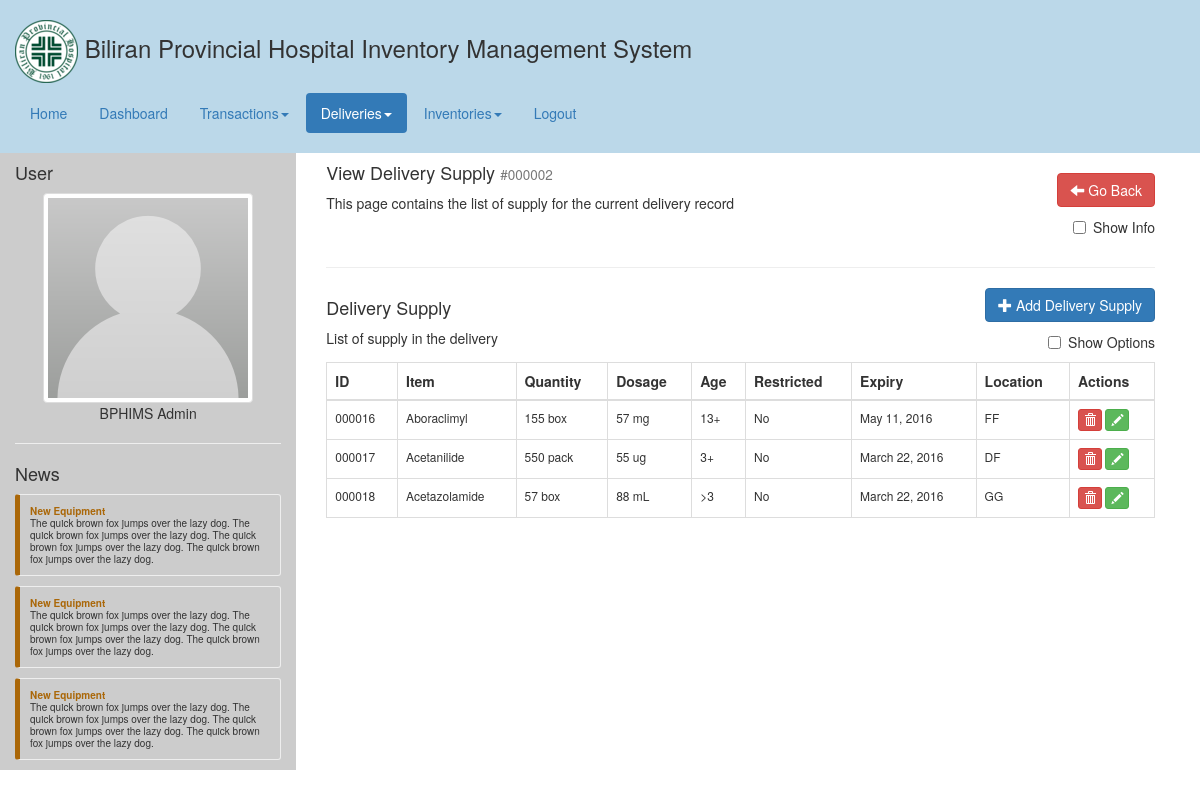
Before: /deliveries_supply.php?delivery_id=2 with the older database file.
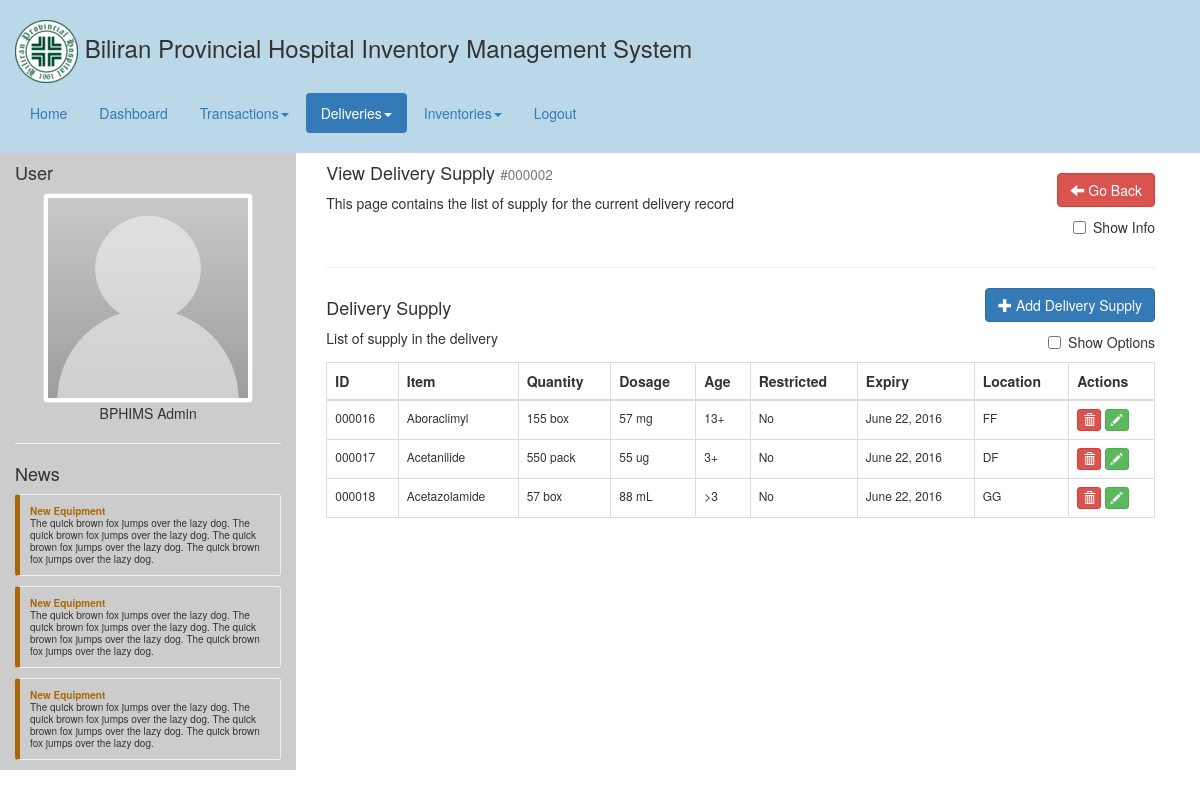
After: the same page with the newer database file.
### tables this page shows
CREATE TABLE `delivery_supply` (
  `delivery_supply_id` int(10) UNSIGNED NOT NULL,
  `delivery_id` int(11) NOT NULL,
  `item_id` int(11) NOT NULL,
  `batch_code` varchar(255) NOT NULL,
  `dispense` int(11) NOT NULL DEFAULT '0',
  `quantity` int(11) NOT NULL,
  `unit_id` int(11) NOT NULL,
  `dosage` int(11) NOT NULL,
  `dosage_unit_id` int(11) NOT NULL,
  `age` varchar(255) NOT NULL,
  `brand` varchar(255) NOT NULL,
  `is_restricted` tinyint(1) NOT NULL DEFAULT '0',
  `expiry` timestamp NOT NULL DEFAULT CURRENT_TIMESTAMP,
  `location` varchar(255) NOT NULL,
  `is_deleted` tinyint(1) NOT NULL DEFAULT '0'
);

CREATE TABLE `item` (
  `item_id` int(10) UNSIGNED NOT NULL,
  `category_id` int(11) NOT NULL,
  `name` varchar(255) NOT NULL,
  `code` varchar(255) NOT NULL,
  `description` text NOT NULL,
  `critical_level` int(11) NOT NULL,
  `created` timestamp NOT NULL DEFAULT CURRENT_TIMESTAMP,
  `updated` timestamp NOT NULL DEFAULT CURRENT_TIMESTAMP ON UPDATE CURRENT_TIMESTAMP,
  `is_deleted` tinyint(1) NOT NULL DEFAULT '0'
);

CREATE TABLE `unit` (
  `unit_id` int(10) UNSIGNED NOT NULL,
  `unit` varchar(255) NOT NULL,
  `name` varchar(255) NOT NULL,
  `type` int(11) NOT NULL DEFAULT '1',
  `description` text NOT NULL
);

### php/helper.php (called while the page is built, shortened)
<?php
class Helper {
	public static function getListFromResultQuery($result) {
		$lists = array();
		while($d = mysql_fetch_assoc($result)){
			array_push($lists,$d);
		}
		return $lists;
	}
	public static function formatDate($date) {
		return date('F j, Y',strtotime($date));
	}
	public static function formatID($id) {
		return str_pad($id, 6, '0', STR_PAD_LEFT);
	}
}
?>

### php/bphims_api.php (called while the page is built, shortened)
<?php
class BPHIMS {
	public static function getDeliverySupply($id) {
		$db = Helper::openDB();
		$sql = "
			SELECT
				ds.*,
				i.name AS item_name,
				u.unit,
				d.unit AS dosage_unit
			FROM
				`delivery_supply` ds
			LEFT JOIN `item` i ON i.item_id=ds.item_id
			LEFT JOIN `unit` u ON u.unit_id=ds.unit_id
			LEFT JOIN `unit` d ON d.unit_id=ds.dosage_unit_id
			WHERE
				ds.delivery_id=".$id." AND
				ds.is_deleted=0
			";
		$query = mysql_query($sql,$db);
		$result = Helper::getListFromResultQuery($query);
		return $result;
	}
}
?>

### deliveries_supply.php (the view, shortened to what this page needs)
<?php
	include("header.php");
	$id = $_GET['delivery_id'];
	$supplyList = BPHIMS::getDeliverySupply($id);
?>
<div class="common-body">
	<div class="col-md-12">
		<div class="pull-left">
			<h4>View Delivery Supply <small>#<?php echo Helper::formatID($id); ?></small></h4>
			<p>This page contains the list of supply for the current delivery record</p>
		</div>
		<div class="pull-right">
			<br/>
			<a class="btn btn-danger" href="deliveries_update.php?delivery_id=<?php echo $id; ?>"><i class="glyphicon glyphicon-arrow-left"></i> Go Back</a>
			<br/>
			<div class="checkbox pull-right">
				<label><input type="checkbox" id="delivery-option" value="delivery_information"> Show Info</label>
			</div>
		</div>
		<div class="clearfix"></div>
		<hr/>
		<div class="pull-left">
			<h4>Delivery Supply</h4>
			<p>List of supply in the delivery</p>
		</div>
		<div class="pull-right">
			<a class="btn btn-primary" href="deliveries_supply_add.php?delivery_id=<?php echo $id; ?>"><i class="glyphicon glyphicon-plus"></i> Add Delivery Supply</a>
			<br/>
			<div class="checkbox pull-right">
				<label><input type="checkbox" id="delivery-supply-option" value="delivery-supply-information"> Show Options</label>
			</div>
		</div>
		<div class="clearfix"></div>
		<div id="delivery_supply">
				<table class="table-common table table-bordered">
				<thead>
					<th class="td1">ID</th>
					<th class="td2">Item</th>
					<th class="td5">Quantity</th>
					<th class="td6">Dosage</th>
					<th class="td7">Age</th>
					<th class="td9">Restricted</th>
					<th class="td10">Expiry</th>
					<th class="td11">Location</th>
					<th>Actions</th>
				</thead>
				<tbody>
					<?php
						foreach($supplyList as $supply) {
							$dataDeleteName = '#'.Helper::formatID($supply['delivery_supply_id']).' - '.$supply['item_name'];
							echo '
								<tr">
									<td class="td1">'.Helper::formatID($supply['delivery_supply_id']).'</td>
									<td class="td2">'.$supply['item_name'].'</td>
									<td class="td3 hidden">'.$supply['batch_code'].'</td>
									<td class="td4 hidden">'.$supply['dispense'].'</td>
									<td class="td5">'.$supply['quantity'].' '.$supply['unit'].'</td>
									<td class="td6">'.$supply['dosage'].' '.$supply['dosage_unit'].'</td>
									<td class="td7">'.$supply['age'].'</td>
									<td class="td8 hidden">'.$supply['brand'].'</td>
									<td class="td9">'.(($supply['is_restricted'])?"Yes":"No").'</td>
									<td class="td10">'.Helper::formatDate($supply['expiry']).'</td>
									<td class="td11">'.$supply['location'].'</td>
									<td>
										<button type="button" class="btn btn-xs btn-danger" data-toggle="modal" data-target="#modal-delete" data-delete-name="'.$dataDeleteName.'" data-delete-id="'.$supply['delivery_supply_id'].'"><i class="glyphicon glyphicon-trash"></i></button>
										<a class="btn btn-xs btn-success" href="deliveries_supply_update.php?delivery_supply_id='.$supply['delivery_supply_id'].'" data-toggle="tooltip" data-placement="top" title="View / Update"><i class="glyphicon glyphicon-pencil"></i></a>
									</td>
								</tr>
							';
						}
					?>
				</tbody>
			</table>
		</div>
	</div>
</div>
<?php
	include("footer.php");
?>

Changed rows visible on the page:
changed delivery_supply "FF": expiry "May 11, 2016" → "June 22, 2016"
changed delivery_supply "DF": expiry "March 22, 2016" → "June 22, 2016"
changed delivery_supply "GG": expiry "March 22, 2016" → "June 22, 2016"
